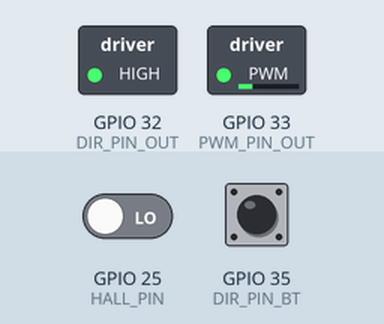
The sketch below on a simulated ESP32. On the bench: switched loads named in the sketch (green lamp = pin HIGH). Dashed ring = blinking. The test bench sets the inputs (shaded band); at power-on: GPIO 35 (DIR_PIN_BT) HIGH, GPIO 25 (HALL_PIN) LOW. What the sketch prints to the serial monitor is not drawn.

Above: at 1.7 s.
1.8 s: GPIO 35 (DIR_PIN_BT) pulled LOW for 1 s
At 3.5 s:
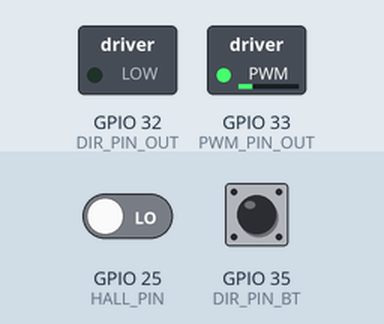
4.5 s: GPIO 35 (DIR_PIN_BT) pulled LOW for 0.15 s
At 6.0 s:
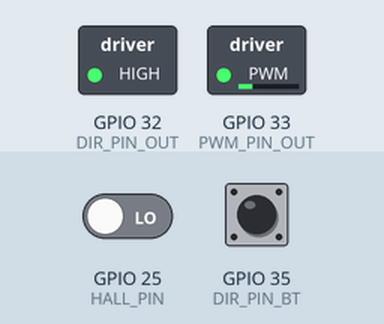
7.6 s: GPIO 35 (DIR_PIN_BT) pulled LOW for 3.2 s
At 8.35 s:
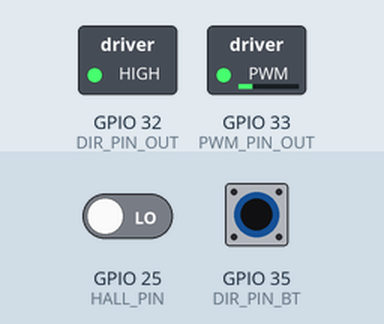
12.3 s: GPIO 35 (DIR_PIN_BT) pulsed LOW 5 times (0.12 s each, 0.3 s apart)
At 14.2 s:
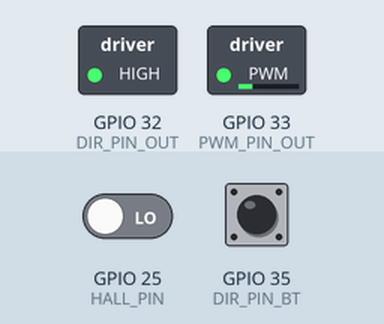
Timing chart, 0 to 15.7 s (numbered marks = the images above; inputs shaded):
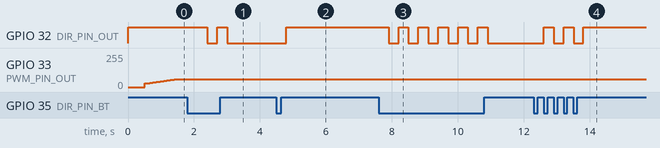

Measured:
- after the input at 1.8 s, GPIO 32 (DIR_PIN_OUT): HIGH → LOW after 0.60 s, → HIGH 0.30 s later, → LOW 0.30 s later
- after the input at 4.5 s, GPIO 32 (DIR_PIN_OUT): LOW → HIGH after 0.30 s
- after the input at 7.6 s, GPIO 32 (DIR_PIN_OUT): alternates HIGH for 0.30 s and LOW for 0.30 s, 11 changes in all, then stays LOW, starting after 0.30 s
- after the input at 12.3 s, GPIO 32 (DIR_PIN_OUT): alternates HIGH for 0.30 s and LOW for 0.30 s, 5 changes in all, then stays HIGH, starting after 0.30 s

The sketch:

estudo_pid_base.ino
```cpp
// HB_Motor_PID - Adaptado para ESP32 e motor 2 do hoverboard (ZS-X11H)
// Corrigido para evitar crash (uso seguro de micros() em ISR)

#define pb 34                // Botão de start/stop (opcional)
#define DIR_PIN_BT 35        // Botão de direção (opcional)
#define DIR_PIN_OUT 32       // Saída de direção (ZF/REV)
#define HALL_PIN 25          // Hall sensor (usando apenas HA)
#define PWM_PIN_OUT 33       // Saída PWM

volatile unsigned long tic = 0, tac = 0;
volatile float feedback = 0.0;     // feedback de velocidade
bool dir = 0;                      // direção, 0 = CW, 1 = CCW
float now, prvTime, dt;            // tempo
float P = 0.0, I = 0.0, D = 0.0;
float error = 0.0, prevErr = 0.0, maxSum = 50, errSum = 0.0, pid = 0.0;

float kp = 0.15, ki = 0.7, kd = 0.001;
float target = 50, trgt_min = 30, trgt_max = 60;
float fb_min = 4000, fb_max = 800; // micros entre pulsos (ajuste depois)

// Protótipo da ISR
void IRAM_ATTR intrupt();

void setup() {
  Serial.begin(115200);
  Serial.println("\n🔧 HB_Motor_PID adaptado para ESP32 (motor 2)");

  pinMode(pb, INPUT_PULLUP);
  pinMode(DIR_PIN_BT, INPUT_PULLUP);
  pinMode(DIR_PIN_OUT, OUTPUT);
  pinMode(PWM_PIN_OUT, OUTPUT);
  pinMode(HALL_PIN, INPUT);

  attachInterrupt(digitalPinToInterrupt(HALL_PIN), intrupt, RISING);

  digitalWrite(DIR_PIN_OUT, HIGH); // frente
  delay(500);

  Serial.println("🟢 Pronto! O motor deve girar para frente automaticamente.");
}

void loop() {
  now = millis();
  dt = (now - prvTime) / 1000.0;
  prvTime = now;

  if (!digitalRead(DIR_PIN_BT)) {
    dir = !dir;
    delay(300);
    analogWrite(PWM_PIN_OUT, 0);
    digitalWrite(DIR_PIN_OUT, dir);
    Serial.print("↪ Direção alterada: ");
    Serial.println(dir ? "Reversa" : "Frente");
  }

  pid = PID();
  pid = constrain(pid, trgt_min, trgt_max);
  analogWrite(PWM_PIN_OUT, round(pid));

  Plotter();
}

// ISR segura
void IRAM_ATTR intrupt() {
  unsigned long nowMicros = micros();
  unsigned long diff = nowMicros - tac;
  tac = nowMicros;

  if (diff > 0 && diff < 100000) { // filtro básico contra ruído
    feedback = map(diff, fb_min, fb_max, trgt_min, trgt_max);
  }
}

// PID básico
float PID() {
  noInterrupts();
  float fb = feedback;
  interrupts();

  error = target - fb;

  P = kp * error;
  I += ki * error * dt;
  I = constrain(I, -maxSum, maxSum);
  D = kd * (error - prevErr) / dt;
  prevErr = error;

  return P + I + D;
}

// Plotter serial
void Plotter() {
  Serial.print(0);
  Serial.print("  ");
  Serial.print(feedback, 3);
  Serial.print("  ");
  Serial.print(pid, 3);
  Serial.print("  ");
  Serial.println(trgt_max, 0);
}
```
